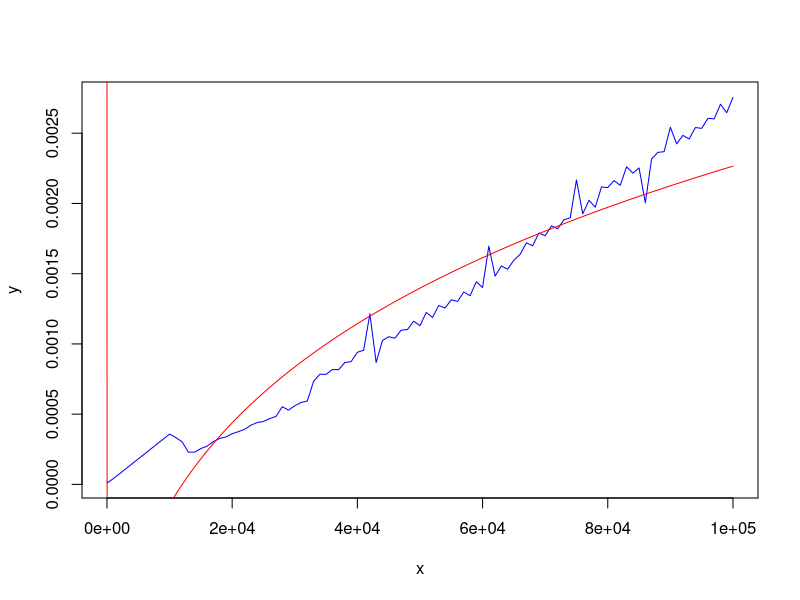

R code for this plot:
## ---- chunk 1
knitr::opts_chunk$set(echo = TRUE)
## ---- chunk 2

## ---- chunk 3

## ---- chunk 4

## ---- chunk 5
x =
c(10.0, 100.0, 1000.0, 10000.0, 11000.0, 12000.0, 13000.0, 14000.0, 15000.0, 16000.0, 17000.0, 18000.0, 19000.0, 20000.0, 21000.0, 22000.0, 23000.0, 24000.0, 25000.0, 26000.0, 27000.0, 28000.0, 29000.0, 30000.0, 31000.0, 32000.0, 33000.0, 34000.0, 35000.0, 36000.0, 37000.0, 38000.0, 39000.0, 40000.0, 41000.0, 42000.0, 43000.0, 44000.0, 45000.0, 46000.0, 47000.0, 48000.0, 49000.0, 50000.0, 51000.0, 52000.0, 53000.0, 54000.0, 55000.0, 56000.0, 57000.0, 58000.0, 59000.0, 60000.0, 61000.0, 62000.0, 63000.0, 64000.0, 65000.0, 66000.0, 67000.0, 68000.0, 69000.0, 70000.0, 71000.0, 72000.0, 73000.0, 74000.0, 75000.0, 76000.0, 77000.0, 78000.0, 79000.0, 80000.0, 81000.0, 82000.0, 83000.0, 84000.0, 85000.0, 86000.0, 87000.0, 88000.0, 89000.0, 90000.0, 91000.0, 92000.0, 93000.0, 94000.0, 95000.0, 96000.0, 97000.0, 98000.0, 99000.0, 100000.0)
y = c( 1.9883e-05, 1.2798e-05, 4.0385e-05, 0.0003582, 0.000332988, 0.000303383, 0.000229339, 0.00022946, 0.000255019, 0.000272535, 0.000305597, 0.000326992, 0.000337769, 0.000360907, 0.00037552, 0.000392634, 0.000421516, 0.0004405, 0.000447675, 0.000468981, 0.000483671, 0.000552741, 0.000529023, 0.000559679, 0.000583295, 0.000593123, 0.000733023, 0.00078444, 0.000783326, 0.000817272, 0.000817191, 0.000867188, 0.000874267, 0.000940511, 0.000954811, 0.00121475, 0.000867835, 0.00102403, 0.00105108, 0.00104086, 0.00109789, 0.0011025, 0.00116205, 0.00112972, 0.00122405, 0.00118857, 0.00127397, 0.00125582, 0.00131389, 0.00130255, 0.0013696, 0.00134284, 0.00144249, 0.00140191, 0.00169614, 0.00148265, 0.00155584, 0.00153168, 0.00159619, 0.00163807, 0.00171973, 0.0016987, 0.00178965, 0.00177008, 0.00184018, 0.00181979, 0.00188388, 0.0018977, 0.00216701, 0.00192594, 0.00202328, 0.00197333, 0.00211753, 0.00211308, 0.00216263, 0.00212932, 0.00226116, 0.00221635, 0.00225284, 0.0020045, 0.00231673, 0.00236348, 0.00236893, 0.00254268, 0.00242469, 0.00248488, 0.00245927, 0.00254075, 0.00253461, 0.00260603, 0.00260212, 0.0027065, 0.00264667, 0.00275511)

## ---- chunk 6

x_  = log(x)/log(2)

## ---- chunk 7

x_  = log(x)/log(2)

sumX_ = sum(x_)
sumY = sum(y)
sumX_2 = sum(x_^2)
sumX_3 = sum(x_^3)
sumX_4 = sum(x_^4)
sumX_Y = sum(x_ * y)
sumX_2Y = sum(x_^2 * y)
print(sumX_)
print(sumY)
print(sumX_2)
print(sumX_3)
print(sumX_4)
print(sumX_Y)
print(sumX_2Y)
## ---- chunk 8

a3 = 74791690299601/1210903941960450000
a2 = -108642954151199/96872315356836000
a1 = 829591996129/215271811904080

## ---- chunk 9

X = 1:100000

## ---- chunk 10

Y = a3 * (log(X)/log(2))^2 + a2 * (log(X)/log(2)) + a1

## ---- chunk 11

plot(x,y,type='l',col='blue')
lines(X,Y,col='red')

